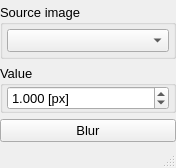
<?xml version="1.0" encoding="UTF-8"?>
<ui version="4.0">
 <class>nBlur</class>
 <widget class="QMainWindow" name="nBlur">
  <property name="geometry">
   <rect>
    <x>0</x>
    <y>0</y>
    <width>176</width>
    <height>163</height>
   </rect>
  </property>
  <property name="windowTitle">
   <string>Blur</string>
  </property>
  <property name="iconSize">
   <size>
    <width>20</width>
    <height>20</height>
   </size>
  </property>
  <property name="unifiedTitleAndToolBarOnMac">
   <bool>true</bool>
  </property>
  <widget class="QWidget" name="centralwidget">
   <layout class="QGridLayout" name="gridLayout_3">
    <property name="leftMargin">
     <number>0</number>
    </property>
    <property name="topMargin">
     <number>4</number>
    </property>
    <property name="rightMargin">
     <number>0</number>
    </property>
    <property name="bottomMargin">
     <number>4</number>
    </property>
    <item row="0" column="0">
     <widget class="QGroupBox" name="groupBox">
      <property name="font">
       <font>
        <pointsize>10</pointsize>
       </font>
      </property>
      <property name="title">
       <string>Source image</string>
      </property>
      <layout class="QGridLayout" name="gridLayout">
       <property name="margin">
        <number>4</number>
       </property>
       <item row="1" column="0">
        <widget class="QComboBox" name="image">
         <property name="font">
          <font>
           <pointsize>10</pointsize>
          </font>
         </property>
         <property name="neutrinoImage" stdset="0">
          <bool>true</bool>
         </property>
        </widget>
       </item>
      </layout>
     </widget>
    </item>
    <item row="4" column="0">
     <widget class="QPushButton" name="doIt">
      <property name="font">
       <font>
        <pointsize>10</pointsize>
       </font>
      </property>
      <property name="text">
       <string>Blur</string>
      </property>
     </widget>
    </item>
    <item row="3" column="0">
     <widget class="QGroupBox" name="groupBox_2">
      <property name="font">
       <font>
        <pointsize>10</pointsize>
       </font>
      </property>
      <property name="title">
       <string>Value</string>
      </property>
      <layout class="QGridLayout" name="gridLayout_2">
       <property name="leftMargin">
        <number>4</number>
       </property>
       <property name="topMargin">
        <number>0</number>
       </property>
       <property name="rightMargin">
        <number>4</number>
       </property>
       <property name="bottomMargin">
        <number>0</number>
       </property>
       <item row="0" column="0">
        <widget class="QDoubleSpinBox" name="valueBlur">
         <property name="font">
          <font>
           <pointsize>10</pointsize>
          </font>
         </property>
         <property name="suffix">
          <string> [px]</string>
         </property>
         <property name="decimals">
          <number>3</number>
         </property>
         <property name="minimum">
          <double>0.000000000000000</double>
         </property>
         <property name="maximum">
          <double>9999.000000000000000</double>
         </property>
         <property name="singleStep">
          <double>0.100000000000000</double>
         </property>
         <property name="value">
          <double>1.000000000000000</double>
         </property>
         <property name="neutrinoSave" stdset="0">
          <bool>true</bool>
         </property>
        </widget>
       </item>
      </layout>
     </widget>
    </item>
   </layout>
  </widget>
  <widget class="QStatusBar" name="statusbar">
   <property name="font">
    <font>
     <pointsize>10</pointsize>
    </font>
   </property>
  </widget>
 </widget>
 <resources>
  <include location="../resources/neutrino.qrc"/>
 </resources>
 <connections/>
</ui>
